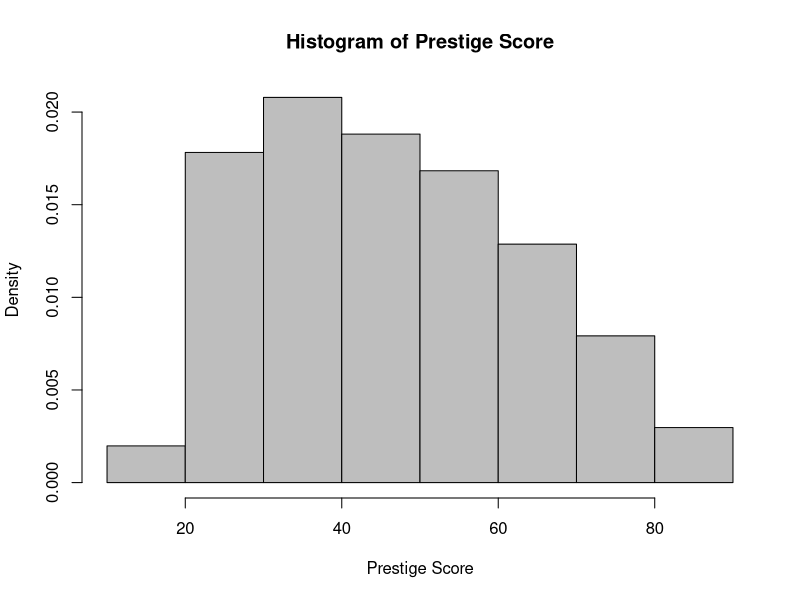
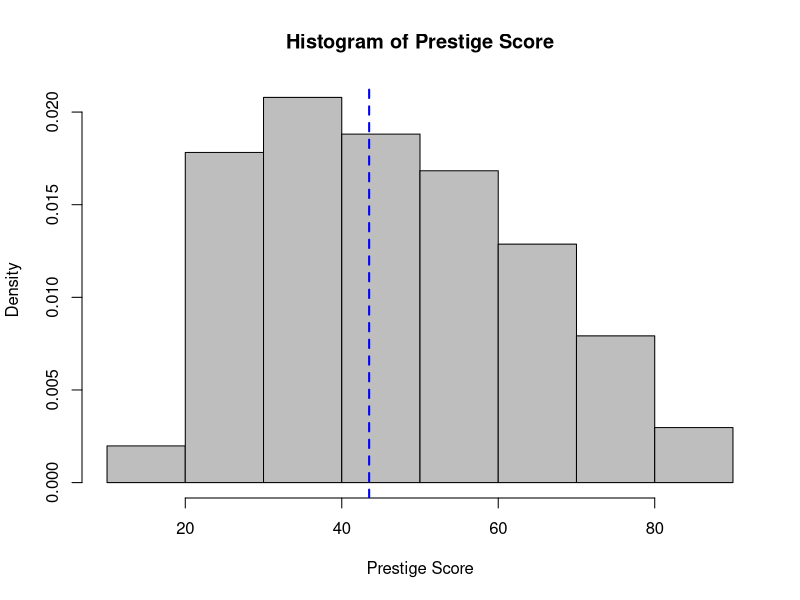
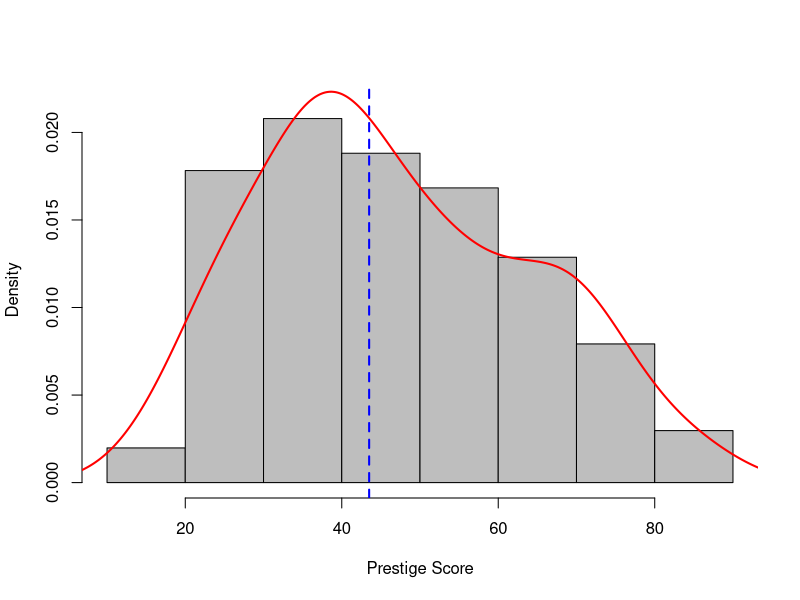
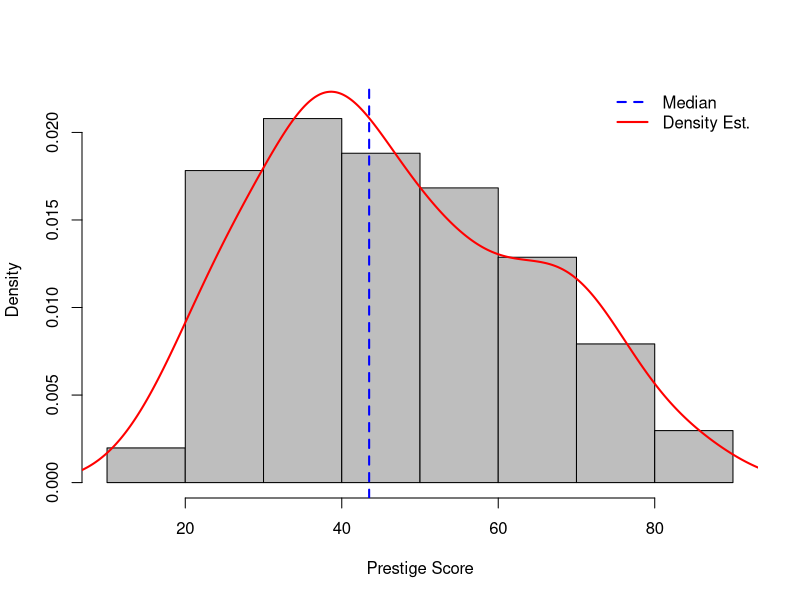
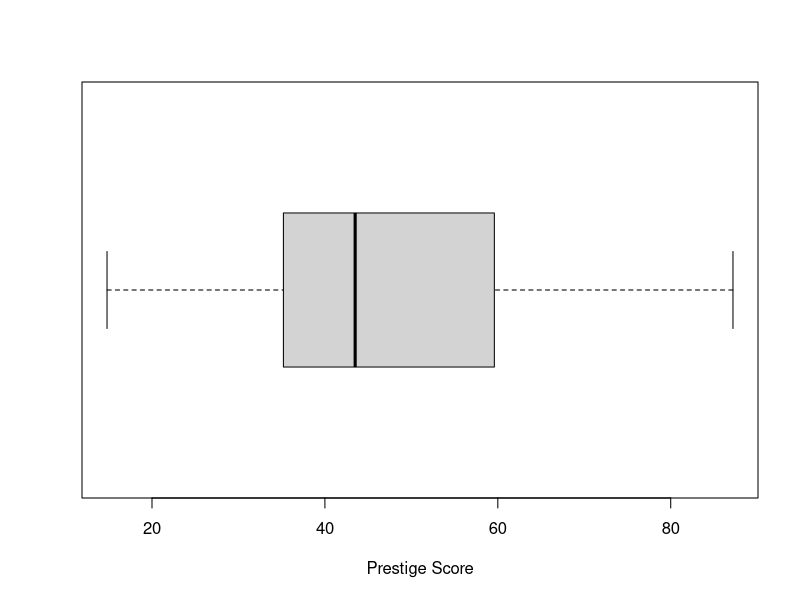
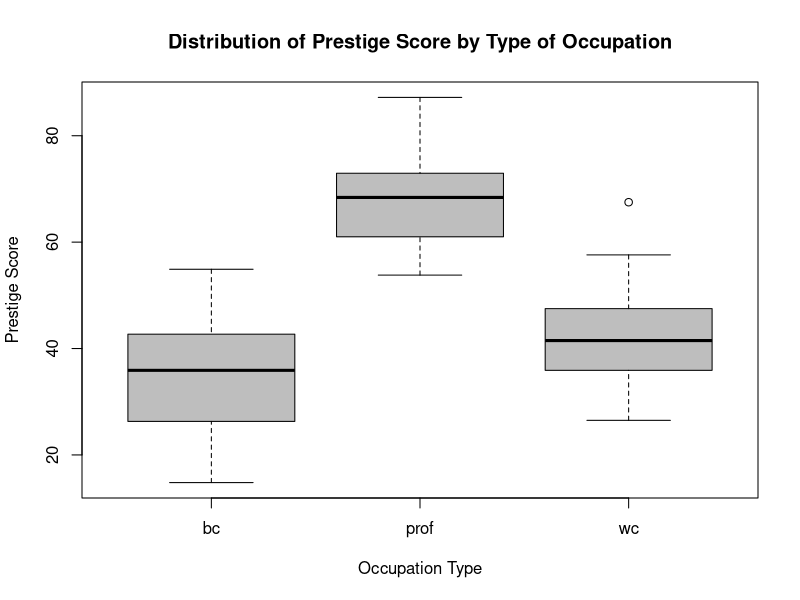
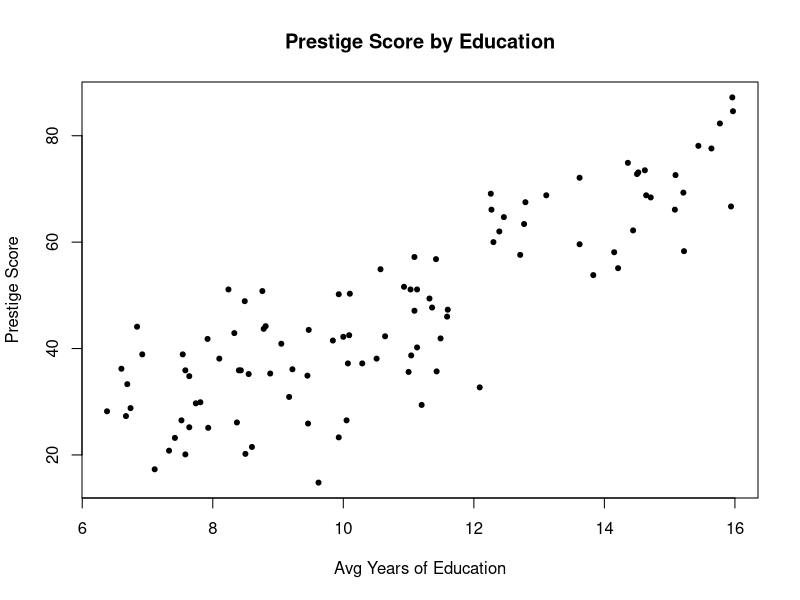
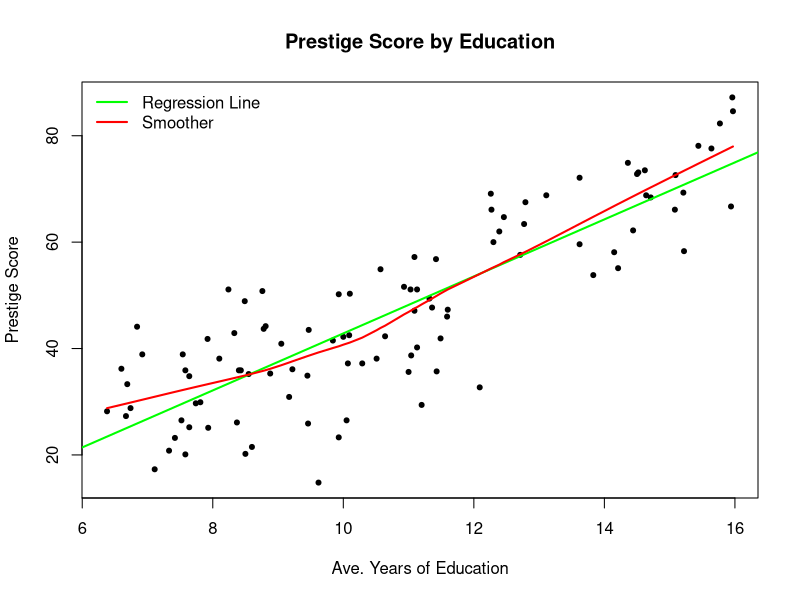

Generate these figures, in order, with R:
## ---- chunk 1
knitr::opts_chunk$set(echo = FALSE)
## ---- chunk 2
str(str)
str(sample)
## ---- chunk 3
prestige <- read.table(file = here::here("data", "prestige_v2.csv"), 
                       sep=",", 
                       header=TRUE, 
                       row.names=1)
str(prestige)
## ---- chunk 4
summary(prestige)
## ---- chunk 5
hist(prestige$prestige, freq = FALSE, 
     col = "grey",
     main = "Histogram of Prestige Score", 
     xlab = "Prestige Score")
## ---- chunk 6
hist(prestige$prestige, freq = FALSE, col = "grey", 
     main = "Histogram of Prestige Score", xlab = "Prestige Score")
abline(v = median(prestige$prestige), col = "blue", lty = 2, lwd = 2)
## ---- chunk 7
hist(prestige$prestige, freq=FALSE, col = "grey", main = "", xlab = "Prestige Score", ylim=c(0, 0.022))
abline(v = median(prestige$prestige), col = "blue", lty = 2, lwd = 2)
lines(density(prestige$prestige), col = "red", lwd = 2)
## ---- chunk 8
hist(prestige$prestige, freq=FALSE, col = "grey", main = "", xlab = "Prestige Score", ylim=c(0, 0.022))
abline(v = median(prestige$prestige), col = "blue", lty = 2, lwd = 2)
lines(density(prestige$prestige), col = "red", lwd = 2)
legend("topright", legend = c("Median", "Density Est."),
       col = c("blue", "red"), lty = c(2, 1), lwd = 2, bty = "n")
## ---- chunk 9
summary(prestige$prestige)
boxplot(prestige$prestige, horizontal = TRUE, xlab = "Prestige Score")
## ---- chunk 10
boxplot(prestige ~ type, data = prestige, col = "grey",
        main = "Distribution of Prestige Score by Type of Occupation",
        xlab = "Occupation Type", ylab = "Prestige Score")
## ---- chunk 11
plot(x = prestige$education, y = prestige$prestige, type = "p", pch = 20,
     main = "Prestige Score by Education",
     xlab = "Avg Years of Education", ylab = "Prestige Score")
## ---- chunk 12
plot(prestige$education, prestige$prestige, type = "p", pch = 20,
     main = "Prestige Score by Education",
     xlab = "Ave. Years of Education", ylab = "Prestige Score")
abline(reg = lm(prestige ~ education, data = prestige), col = "green", lwd = 2)  # linear regression
lines(lowess(x = prestige$education, y = prestige$prestige), col = "red", lwd = 2)  # smoother
legend("topleft", legend = c("Regression Line", "Smoother"), col = c("green", "red"),
       lwd = c(2,2), lty = 1, bty = "n")
## ---- chunk 13
library(car)
scatterplotMatrix( prestige[ ,c("prestige","education","income","women")] )
